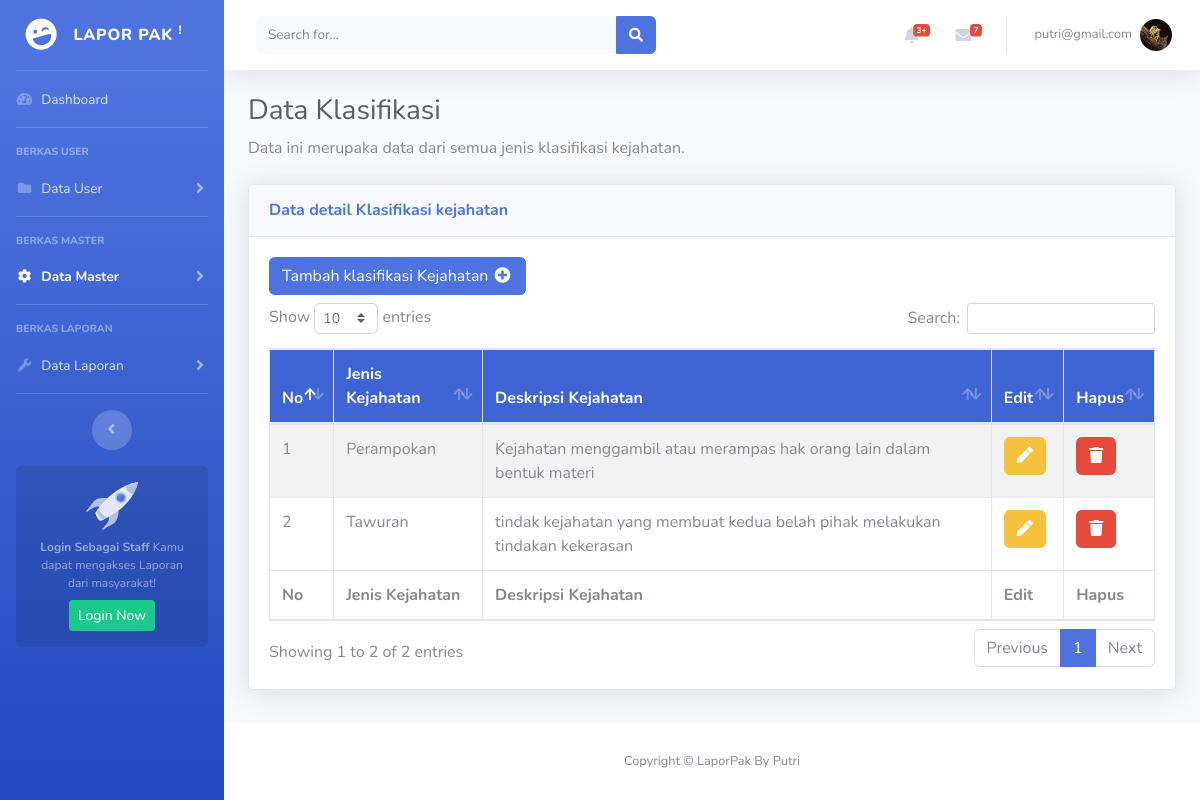
Page /superadmin/tbl_klasifikasi.php (signed in) on the earlier database version.
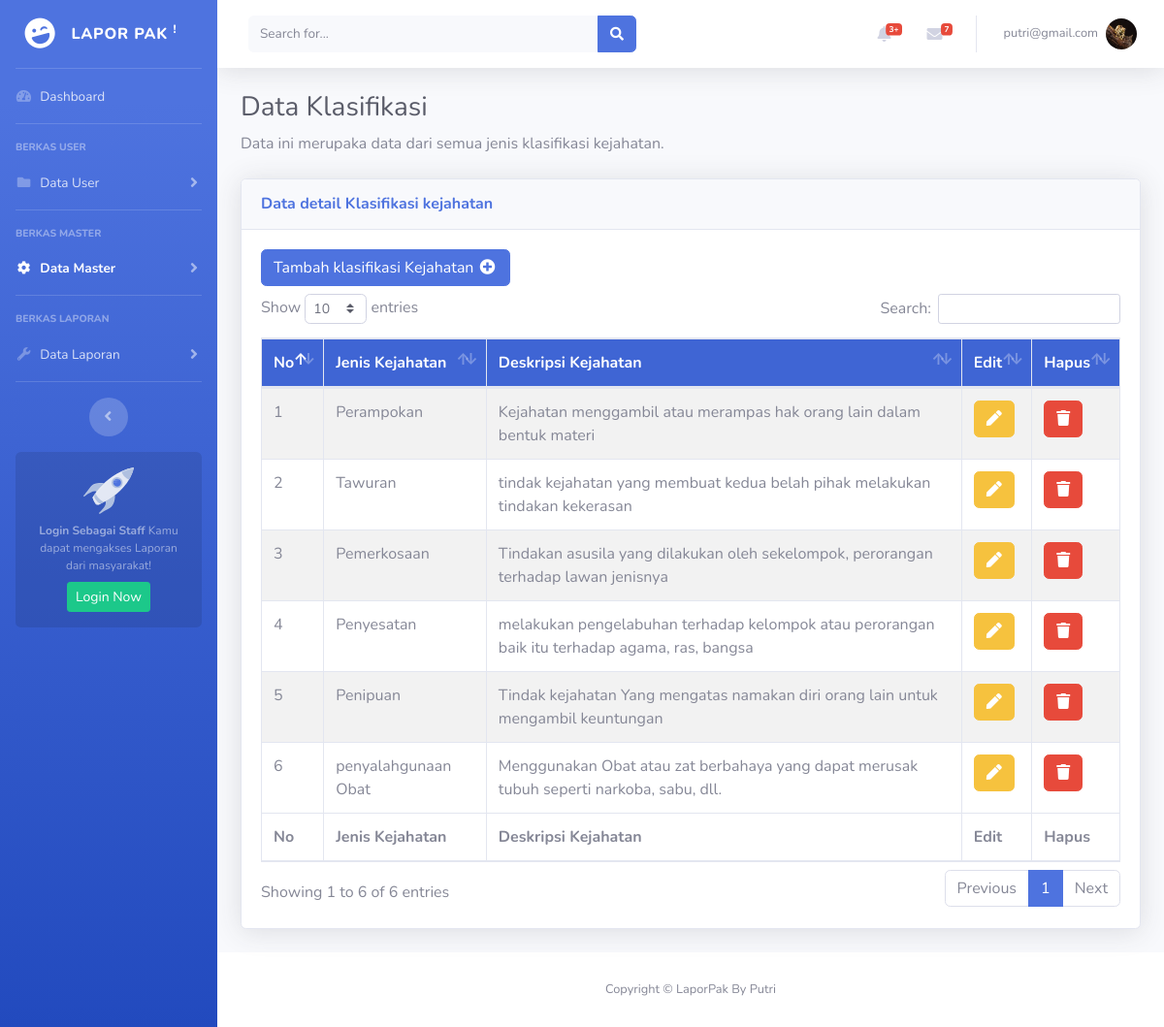
Same page on the later database version.
### tables this page shows
CREATE TABLE `klasifikasi` (
  `id_klasifikasi` int(11) NOT NULL,
  `nama_masalah` varchar(300) NOT NULL,
  `deskripsi` text NOT NULL
);

### superadmin/tbl_klasifikasi.php (the view, shortened to what this page needs)
<?php
include 'header.php';
?>
<div class="container-fluid">
    <h1 class="h3 mb-2 text-gray-800">Data Klasifikasi</h1>
    <p class="mb-4">Data ini merupaka data dari semua jenis klasifikasi kejahatan.</p>
    <div class="card shadow mb-4">
        <div class="card-header py-3">
            <h6 class="m-0 font-weight-bold text-primary">Data detail Klasifikasi kejahatan</h6>
        </div>
        <div class="card-body">
            <div class="table-responsive table-striped">
                <div class="mb-2">
                    <a href="form-add-klasifikasi.php" class="btn btn-primary">Tambah klasifikasi Kejahatan <i class="fas fa-fw fa-plus-circle"></i> </a>
                </div>
                <table class="table table-bordered " id="dataTable" width="100%" cellspacing="0">
                    <thead style="background-color: #3f65d4; color: #FFFFFF;">
                        <tr>
                            <th>No</th>
                            <th>Jenis Kejahatan</th>
                            <th>Deskripsi Kejahatan</th>
                            <th>Edit</th>
                            <th>Hapus</th>
                        </tr>
                    </thead>
                    <tfoot>
                        <tr>
                            <th>No</th>
                            <th>Jenis Kejahatan</th>
                            <th>Deskripsi Kejahatan</th>
                            <th>Edit</th>
                            <th>Hapus</th>
                        </tr>
                    </tfoot>
                    <tbody>
                        <?php
                        include "../koneksi.php";
                        $sql = "SELECT * FROM klasifikasi;";
                        $query = mysqli_query($konek, $sql) or die("SQL Anda Salah");
                        $nomor = 0;
                        while ($data = mysqli_fetch_array($query)) {
                            $nomor++;
                        ?>
                            <tr>
                                <td><?= $nomor ?></td>
                                <td><?= $data['nama_masalah'] ?></td>
                                <td><?= $data['deskripsi'] ?></td>
                                <td><a href='form-update-klasifikasi.php?klasifikasiku=<?php echo $data['id_klasifikasi']; ?>' class='btn btn-warning '><i class="fas fa-pen"></i></a>
                                </td>
                                <td><a href='delete/klasifikasi.php?klasifikasi=<?php echo $data['id_klasifikasi']; ?>' class='btn btn-danger '><i class="fas fa-trash"></i></a>
                                </td>
                            </tr>
                        <?php } ?>
                    </tbody>
                </table>
            </div>
        </div>
    </div>
</div>
</div>
<?php
include 'footer.php';
?>

Differences in the rows shown:
added klasifikasi: nama_masalah "Pemerkosaan", deskripsi "Tindakan asusila yang dilakukan oleh sekelompok, perorangan terhadap lawan jenisnya"
added klasifikasi: nama_masalah "Penyesatan", deskripsi "melakukan pengelabuhan terhadap kelompok atau perorangan baik itu terhadap agama, ras, bangsa"
added klasifikasi: nama_masalah "Penipuan", deskripsi "Tindak kejahatan Yang mengatas namakan diri orang lain untuk mengambil keuntungan"
added klasifikasi: nama_masalah "penyalahgunaan Obat", deskripsi "Menggunakan Obat atau zat berbahaya yang dapat merusak tubuh seperti narkoba, sabu, dll."
Other differences:
text written by a page script: "Show entries Search: Showing 1 to 2 of 2 entries Previous 1 Next" → "Show entries Search: Showing 1 to 6 of 6 entries Previous 1 Next"
